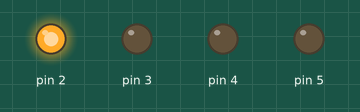
The sketch below on a simulated Arduino Uno, built with avr-gcc and run on an emulated ATmega328P. Parts: output pins drawn as LEDs (lit = HIGH).

Above: at 0.2 s.
At 1.2 s:
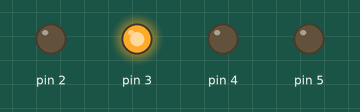
At 2.2 s:
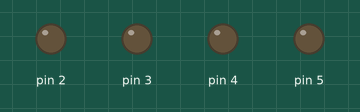
At 4.7 s:
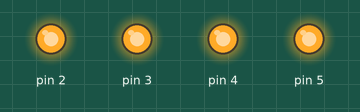
At 6.7 s:
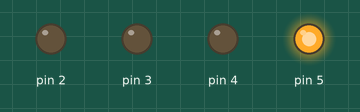
At 9.7 s:
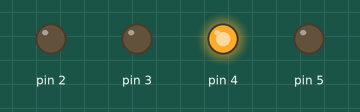
Timing chart, 0 to 10.4 s (numbered marks = the images above):
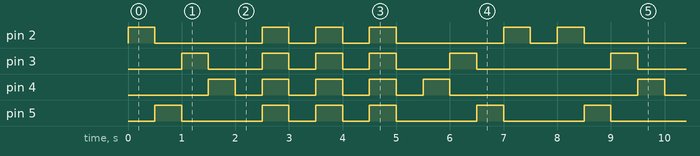

Measured:
- by itself, pin 2: repeats every 8.0 s: LOW 2.0 s, 2 × (HIGH 0.50 s, LOW 0.50 s), HIGH 0.50 s, LOW 2.0 s, HIGH 0.50 s, LOW 0.50 s, HIGH 0.50 s
- by itself, pin 3: repeats every 8.0 s: LOW 1.0 s, 2 × (HIGH 0.50 s, LOW 0.50 s), HIGH 0.50 s, LOW 1.0 s, HIGH 0.50 s, LOW 2.5 s, HIGH 0.50 s
- by itself, pin 4: repeats every 8.0 s: 4 × (LOW 0.50 s, HIGH 0.50 s), LOW 3.5 s, HIGH 0.50 s
- by itself, pin 5: repeats every 8.0 s: LOW 1.5 s, 2 × (HIGH 0.50 s, LOW 0.50 s), 2 × (HIGH 0.50 s, LOW 1.5 s), HIGH 0.50 s

The sketch:

piscar4leds.ino
```cpp
void setup() {
  pinMode(2, OUTPUT);
  pinMode(3, OUTPUT);
  pinMode(4, OUTPUT);
  pinMode(5, OUTPUT);
}

void loop() {
  //digitalWrite(2, HIGH); // comando para LED ascender
  digitalWrite(2, HIGH);
  delay(500);
  digitalWrite(2, LOW);

  digitalWrite(5, HIGH);
  delay(500); // tempo de espera em milissegundos
  digitalWrite(5,LOW);
  digitalWrite(3, HIGH);
  delay(500);
  digitalWrite(3,LOW);

  digitalWrite(4, HIGH);
  delay(500);
  digitalWrite(4,LOW);
  delay(500);

  for (int i = 0; i < 3; i++) {
    digitalWrite(2, HIGH);
    digitalWrite(3, HIGH);
    digitalWrite(4, HIGH);
    digitalWrite(5, HIGH);
    delay(500);

    digitalWrite(2, LOW);
    digitalWrite(3, LOW);
    digitalWrite(4, LOW);
    digitalWrite(5, LOW);
    delay(500);
  }

  digitalWrite(4, HIGH);
  delay(500);
  digitalWrite(4, LOW);

  digitalWrite(3, HIGH);
  delay(500); // tempo de espera em milissegundos
  digitalWrite(3,LOW);
  digitalWrite(5, HIGH);
  delay(500);
  digitalWrite(5,LOW);

  digitalWrite(2, HIGH);
  delay(500);
  digitalWrite(2,LOW);
  delay(500);
}
```
